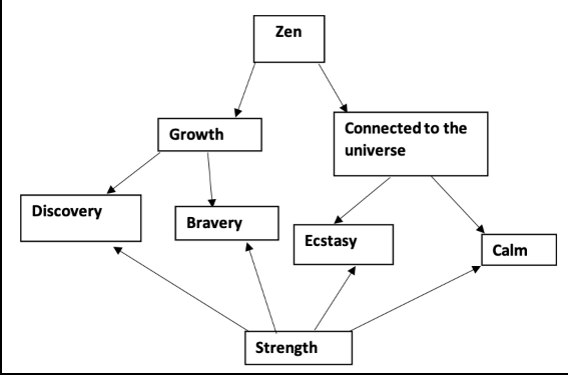
#> input picture CodingPhase2/TestImages/image1.png, 568 x 375 px
$ python -i BoxesContour.py   (imports and definitions only)
#> lines starting #> are read from the running program, lines starting #| are printed output that depends on the picture; after the words box and inside, x2 and y2 are one past the last pixel; in counts of white or black regions, pixels touching at a corner belong together
import cv2
import numpy as np

def find_boxes(image_path):
    """
    Detects bounding boxes of potential text areas in an image.

    :param image_path: Path to the input image.
    :return: A list of bounding boxes in the format [(x1, y1, x2, y2), ...]
    """
#> called with image_path = 'TestImages/image1.png'
    # Load the image
    image = cv2.imread(image_path)
#> image is the input picture: shape (375, 568, 3); mean B, G, R 244.5, 244.6, 244.6

    # Convert to grayscale
    gray = cv2.cvtColor(image, cv2.COLOR_BGR2GRAY)

    # Apply binary thresholding (inverse)
    _, binary = cv2.threshold(gray, 128, 255, cv2.THRESH_BINARY_INV)
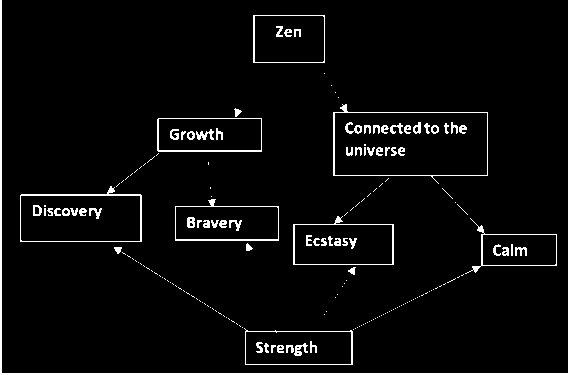
#> binary: shape (375, 568); 3.9% white in thin lines or dots

    # Find contours in the binary image
    contours, _ = cv2.findContours(binary, cv2.RETR_LIST, cv2.CHAIN_APPROX_SIMPLE)
#> contours = 221 contours, 154 with area under 20; largest, box (x1, y1, x2, y2) and area: (333, 104, 488, 184) 9735, (334, 112, 488, 176) 9637, (20, 186, 142, 242) 5712, (20, 195, 141, 242) 5516, (293, 216, 394, 265) 4028

    # Apply morphological operations to clean up the image
    kernel = np.ones((3, 3), np.uint8)
    binary = cv2.morphologyEx(binary, cv2.MORPH_OPEN, kernel)  # Remove noise
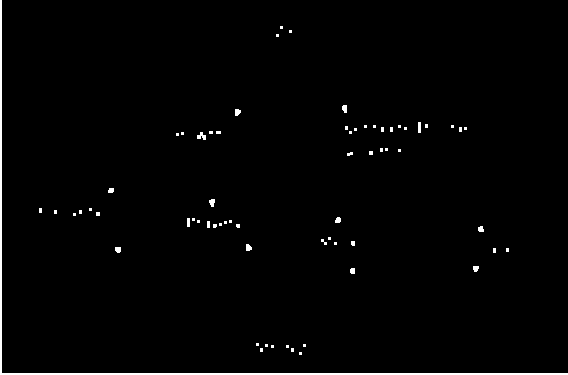
#> binary: shape (375, 568); 1.4% white; 67 white regions (52 under 20 px), largest, box (x1, y1, x2, y2) and area: (0, 0, 568, 375) 1882, (197, 132, 206, 140) 44, (209, 199, 215, 207) 36
    binary = cv2.morphologyEx(binary, cv2.MORPH_CLOSE, kernel)  # Fill gaps
#> binary: shape (375, 568); 1.4% white; 59 white regions (40 under 20 px), largest, box (x1, y1, x2, y2) and area: (0, 0, 568, 375) 1882, (187, 218, 200, 227) 53, (213, 220, 232, 228) 52

    # Detect and store bounding boxes
    text_boxes = []
    for contour in contours:
        x, y, w, h = cv2.boundingRect(contour)
        if w * h > 1000:  # Consider only large enough regions
            text_boxes.append((x, y, x + w, y + h))  # Store bounding box
#> this loop made 221 passes
#> (x, y, w, h) on passes 1 to 3: (296, 352, 4, 3), (296, 346, 4, 3), (278, 345, 5, 4)
#> after the loop, text_boxes = 17 items, first 6: (245, 331, 352, 365), (244, 328, 353, 365), (482, 234, 557, 266), (294, 224, 393, 265), (465, 218, 557, 274), (293, 216, 394, 265)

    return text_boxes

# [51 lines left out: functions iou, filter_boxes, not called in this run]

>>> result = find_boxes('TestImages/image1.png')
#> result has the same summary as text_boxes in find_boxes

$ run again, on CodingPhase2/TestImages/image2.png
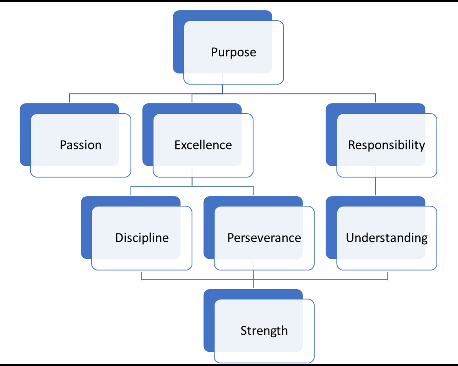
#> input picture CodingPhase2/TestImages/image2.png, 458 x 366 px
#> in find_boxes, image is the input picture: shape (366, 458, 3); mean B, G, R 243.7, 235.1, 230.2
#> in find_boxes, `_, binary = cv2.threshold(gray, 128, 255, cv2.THRESH_BINARY_INV)`:
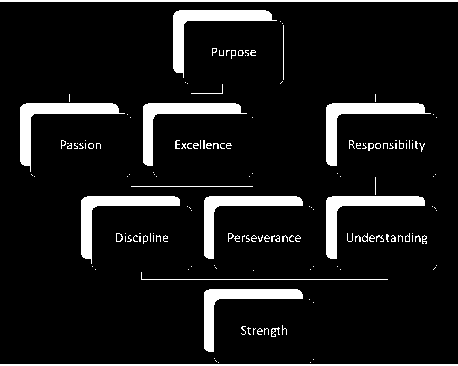
#> binary: shape (366, 458); 9.8% white; 162 white regions (124 under 20 px)
#> contours = 193 contours, 168 with area under 20; largest, box (x1, y1, x2, y2) and area: (326, 103, 431, 166) 1486, (173, 10, 277, 78) 1482, (20, 103, 125, 172) 1482, (143, 103, 247, 166) 1432, (326, 196, 425, 259) 1403
#> in find_boxes, `binary = cv2.morphologyEx(binary, cv2.MORPH_OPEN, kernel)`:
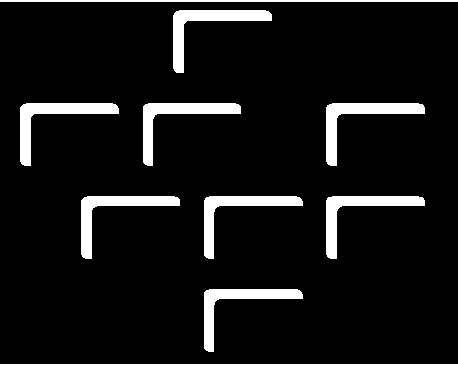
#> binary: shape (366, 458); 8.6% white; 10 white regions, largest, box (x1, y1, x2, y2) and area: (326, 103, 425, 166) 1640, (173, 10, 272, 73) 1635, (20, 103, 119, 166) 1634
#> the loop in find_boxes, `for contour in contours:` made 193 passes
#> (x, y, w, h) on passes 2, 3, 5: (310, 362, 1, 1), (218, 362, 1, 1), (313, 359, 1, 1)
#> after the loop in find_boxes, `for contour in contours:`: text_boxes = [(204, 289, 303, 352), (141, 272, 388, 280), (326, 196, 425, 259), (204, 196, 303, 259), (81, 196, 180, 264), (326, 103, 431, 166), (143, 103, 247, 166), (20, 103, 125, 172), (173, 10, 277, 78)]
#> result has the same summary as text_boxes in find_boxes
